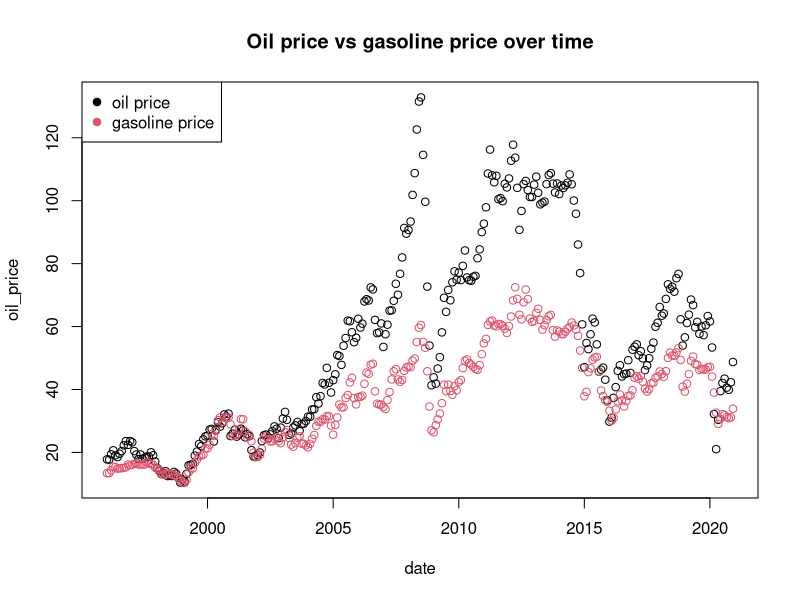

Here is the R script that generated this plot:
data <- read.csv('data/merged_data.csv')
data$date <- as.Date(data$date)
plot(oil_price~date, data=data, main='Oil price vs gasoline price over time')
points( ((data$NETTO - 100) /10 )~date, data=data, col=2)
legend('topleft', legend=c('oil price', 'gasoline price'),
       col=1:2, pch=19)
